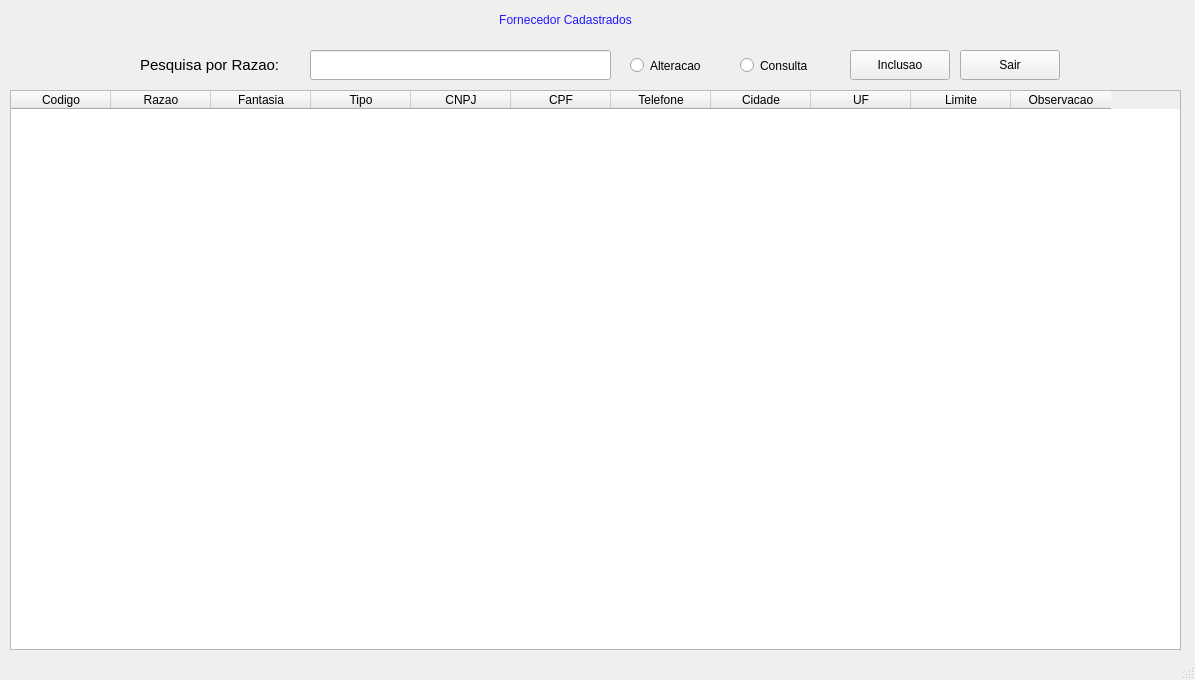
<?xml version="1.0" encoding="UTF-8"?>
<ui version="4.0">
 <class>MainWindow</class>
 <widget class="QMainWindow" name="MainWindow">
  <property name="geometry">
   <rect>
    <x>0</x>
    <y>0</y>
    <width>1195</width>
    <height>680</height>
   </rect>
  </property>
  <property name="windowTitle">
   <string>MainWindow</string>
  </property>
  <property name="styleSheet">
   <string notr="true"/>
  </property>
  <widget class="QWidget" name="centralwidget">
   <widget class="QTableWidget" name="tableWidget">
    <property name="geometry">
     <rect>
      <x>10</x>
      <y>90</y>
      <width>1171</width>
      <height>560</height>
     </rect>
    </property>
    <property name="styleSheet">
     <string notr="true"/>
    </property>
    <attribute name="horizontalHeaderVisible">
     <bool>true</bool>
    </attribute>
    <attribute name="horizontalHeaderCascadingSectionResizes">
     <bool>false</bool>
    </attribute>
    <attribute name="verticalHeaderCascadingSectionResizes">
     <bool>true</bool>
    </attribute>
    <column>
     <property name="text">
      <string notr="true">Codigo</string>
     </property>
    </column>
    <column>
     <property name="text">
      <string>Razao</string>
     </property>
    </column>
    <column>
     <property name="text">
      <string>Fantasia</string>
     </property>
    </column>
    <column>
     <property name="text">
      <string>Tipo</string>
     </property>
    </column>
    <column>
     <property name="text">
      <string>CNPJ</string>
     </property>
    </column>
    <column>
     <property name="text">
      <string>CPF</string>
     </property>
    </column>
    <column>
     <property name="text">
      <string>Telefone</string>
     </property>
    </column>
    <column>
     <property name="text">
      <string>Cidade</string>
     </property>
    </column>
    <column>
     <property name="text">
      <string>UF</string>
     </property>
    </column>
    <column>
     <property name="text">
      <string>Limite</string>
     </property>
    </column>
    <column>
     <property name="text">
      <string>Observacao</string>
     </property>
    </column>
   </widget>
   <widget class="QLabel" name="label">
    <property name="geometry">
     <rect>
      <x>420</x>
      <y>0</y>
      <width>291</width>
      <height>40</height>
     </rect>
    </property>
    <property name="styleSheet">
     <string notr="true">border-color: rgb(132, 168, 163);
color: rgb(33, 25, 255);
font: 87 16pt &quot;Arial Black&quot;;</string>
    </property>
    <property name="text">
     <string>Fornecedor Cadastrados</string>
    </property>
    <property name="alignment">
     <set>Qt::AlignCenter</set>
    </property>
   </widget>
   <widget class="QLabel" name="label_pesquisa">
    <property name="geometry">
     <rect>
      <x>140</x>
      <y>50</y>
      <width>161</width>
      <height>30</height>
     </rect>
    </property>
    <property name="sizePolicy">
     <sizepolicy hsizetype="Maximum" vsizetype="Preferred">
      <horstretch>0</horstretch>
      <verstretch>0</verstretch>
     </sizepolicy>
    </property>
    <property name="font">
     <font>
      <family>Arial</family>
      <pointsize>11</pointsize>
      <italic>false</italic>
      <bold>false</bold>
     </font>
    </property>
    <property name="styleSheet">
     <string notr="true"/>
    </property>
    <property name="text">
     <string>Pesquisa por Razao:</string>
    </property>
   </widget>
   <widget class="QLineEdit" name="pesquisa">
    <property name="geometry">
     <rect>
      <x>310</x>
      <y>50</y>
      <width>301</width>
      <height>30</height>
     </rect>
    </property>
    <property name="styleSheet">
     <string notr="true"/>
    </property>
    <property name="text">
     <string/>
    </property>
    <property name="maxLength">
     <number>40</number>
    </property>
   </widget>
   <widget class="QPushButton" name="bt_inclusao">
    <property name="geometry">
     <rect>
      <x>850</x>
      <y>50</y>
      <width>100</width>
      <height>30</height>
     </rect>
    </property>
    <property name="styleSheet">
     <string notr="true"/>
    </property>
    <property name="text">
     <string>Inclusao</string>
    </property>
   </widget>
   <widget class="QRadioButton" name="rb_alteracao">
    <property name="geometry">
     <rect>
      <x>630</x>
      <y>50</y>
      <width>101</width>
      <height>31</height>
     </rect>
    </property>
    <property name="styleSheet">
     <string notr="true"/>
    </property>
    <property name="text">
     <string>Alteracao</string>
    </property>
   </widget>
   <widget class="QRadioButton" name="rb_consulta">
    <property name="geometry">
     <rect>
      <x>740</x>
      <y>50</y>
      <width>101</width>
      <height>31</height>
     </rect>
    </property>
    <property name="styleSheet">
     <string notr="true"/>
    </property>
    <property name="text">
     <string>Consulta</string>
    </property>
   </widget>
   <widget class="QPushButton" name="bt_sair">
    <property name="geometry">
     <rect>
      <x>960</x>
      <y>50</y>
      <width>100</width>
      <height>30</height>
     </rect>
    </property>
    <property name="styleSheet">
     <string notr="true"/>
    </property>
    <property name="text">
     <string>Sair</string>
    </property>
   </widget>
  </widget>
  <widget class="QStatusBar" name="statusBar"/>
 </widget>
 <resources/>
 <connections/>
</ui>
